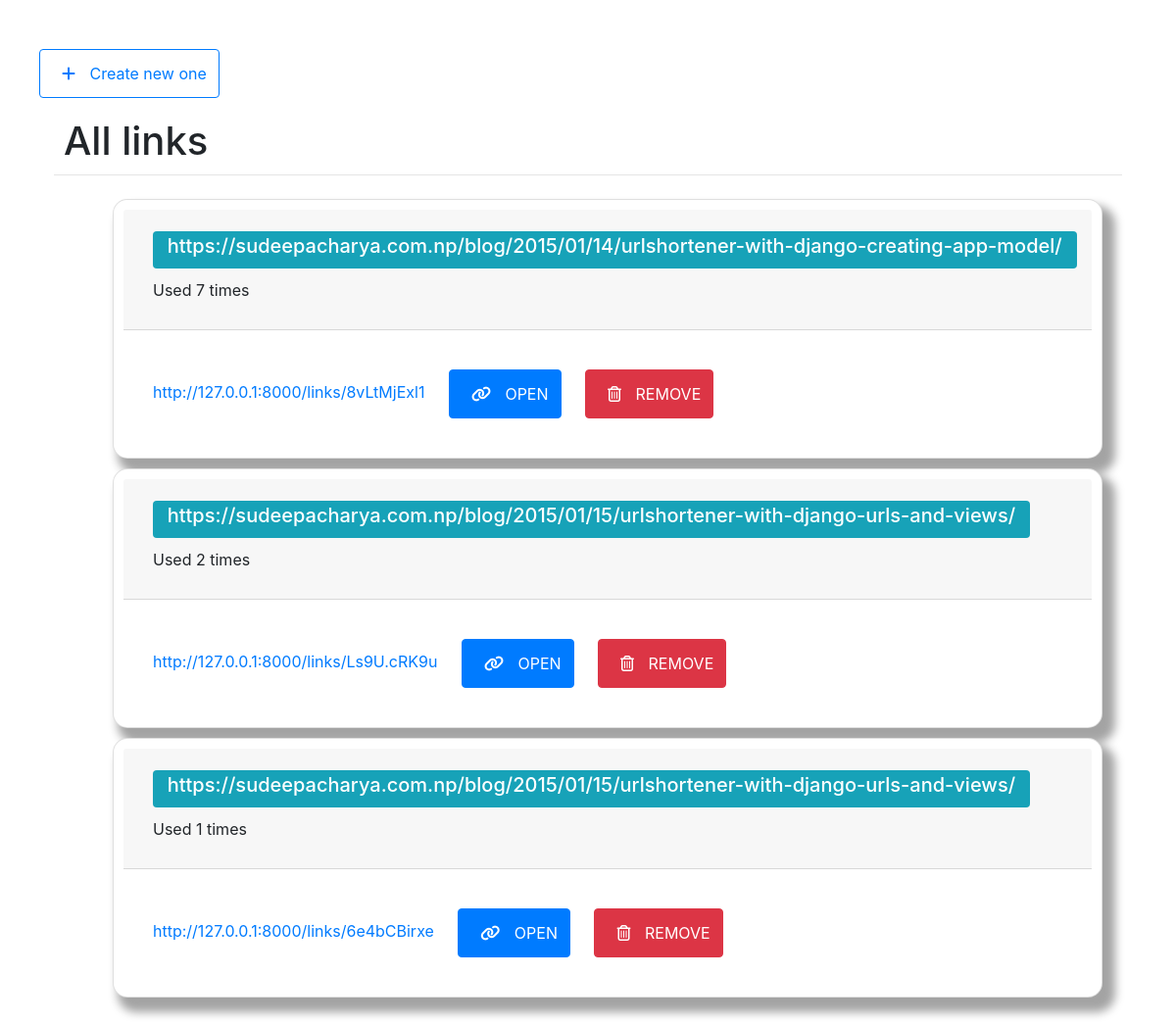
The page / on the database its author committed.
### links/models.py (models this page shows, shortened)
class Link(models.Model):
    orig_link = models.CharField(max_length=200)
    tiny_link = models.CharField(max_length=50, unique=True)
    follow_quantity = models.IntegerField(default=0)

### links/views.py (the view)
# urls.py: path('', views.IndexView.as_view(), name='index'),
class IndexView(generic.ListView):
    template_name = 'links/index.html'
    context_object_name = 'links_list'
    def get_queryset(self):
        return Link.objects.filter().order_by('-follow_quantity')

### links/templates/links/index.html (shortened to what this page needs)
{% extends 'links/base.html' %}
{% load bootstrap4 %}
{% block content %}
    <div class="row">
        <a href="{% url 'links:new' %}" class="btn btn-outline-primary">
            <i class="fas fa-plus"></i>
            Create new one
        </a>
    </div>
    <div class="justify-content-center">
        <h1 class="mt-2">All links</h1>
    </div>
    <hr class="mt-0 mb-4">
    {% if links_list %}
        <ul class="justify-content-center">
            {% for link in links_list %}
                <li>
                    <div class="card" id="card-shadow">
                        <div class="card-header">
                            <span class="badge badge-info">
                                <h5>
                                    {{ link.orig_link }}
                                </h5>
                            </span>
                            <p class="font-weight-normal">Used {{ link.follow_quantity }} times</p>
                        </div>
                        <div class="card-body">
                            <a class="card-title" href="http://127.0.0.1:8000/links/{{ link.tiny_link }}">http://127.0.0.1:8000/links/{{ link.tiny_link }}</a>
                            <a href="{% url 'links:open' link.tiny_link %}" class="btn btn-primary">
                                <i class="fas fa-link"></i>
                                OPEN
                            </a>
                            <a href="{% url 'links:delete' link.id %}" class="btn btn-danger">
                                <i class="far fa-trash-alt"></i>
                                REMOVE
                            </a>
                        </div>
                    </div>
                </li>
            {% endfor %}
        </ul>
    {% else %}
        <p>No links available</p>
    {% endif %}
{% endblock %}

### links/templates/links/base.html (shortened to what this page needs)
<!doctype html>
<html lang="en">
{% load static %}
<head>
    {% block style %}
        <link rel="stylesheet" type="text/css" href="{% static "fontawesome/css/all.min.css" %}" />
    {% endblock %}
    <link rel="stylesheet" type="text/css" href="{% static 'links/style.css' %}"/>
    <link rel="stylesheet" href="https://stackpath.bootstrapcdn.com/bootstrap/4.1.3/css/bootstrap.min.css"
>
</head>
<body>
<div class="container">
    <div class="row justify-content-center">
        <div class="col-lg-12">
            {% block content %}
            {% endblock %}
        </div>
    </div>
</div>
</body>
</html>

### links/static/links/style.css (style rules this page uses)
li { list-style-type: none; }
* { margin: 10px; }
#card-shadow { border-radius: 15px; box-shadow: 9px 11px 10px 4px rgba(0,0,0,0.36); }

### rows shown on the page
Link: orig_link "https://sudeepacharya.com.np/blog/2015/01/14/urlshortener-with-django-creating-app-model/", follow_quantity "7", tiny_link "8vLtMjExl1"
Link: orig_link "https://sudeepacharya.com.np/blog/2015/01/15/urlshortener-with-django-urls-and-views/", follow_quantity "2", tiny_link "Ls9U.cRK9u"
Link: orig_link "https://sudeepacharya.com.np/blog/2015/01/15/urlshortener-with-django-urls-and-views/", follow_quantity "1", tiny_link "6e4bCBirxe"
